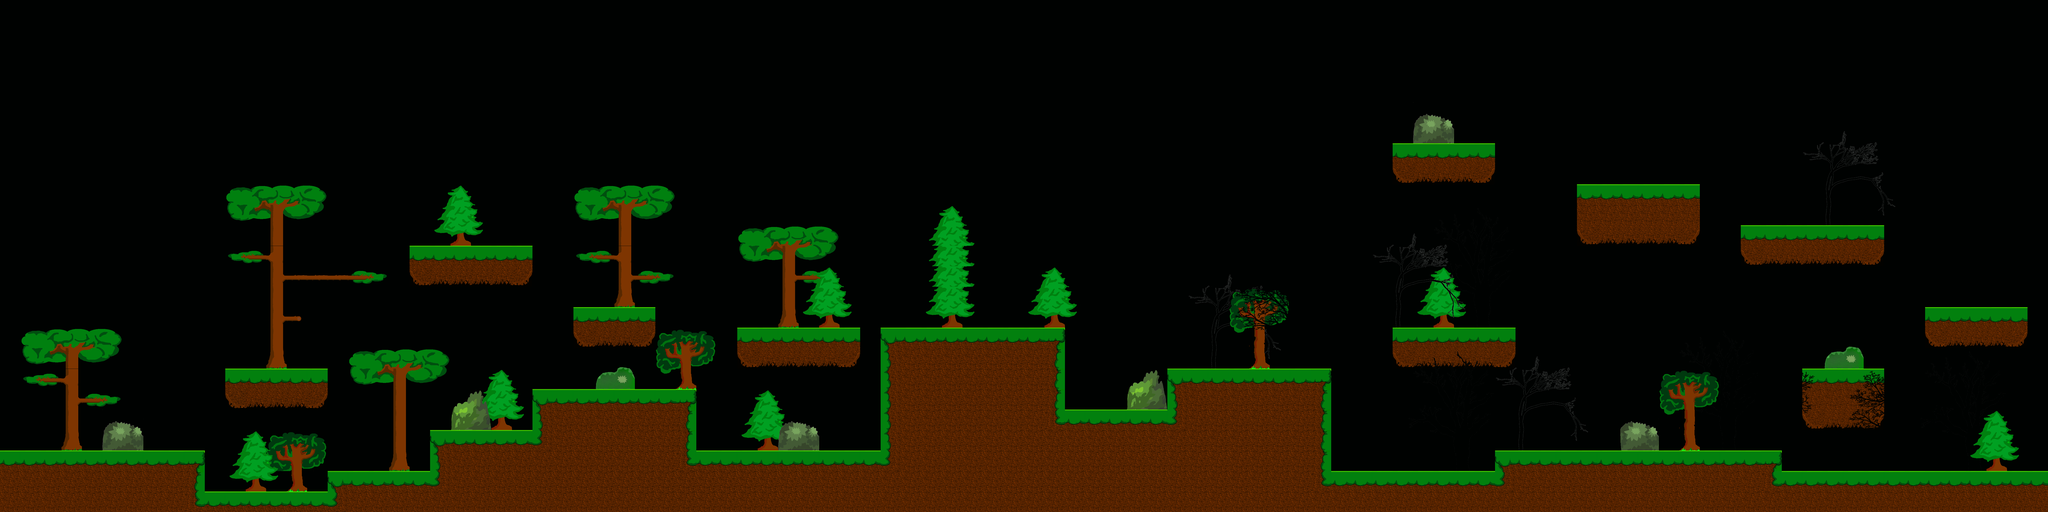

A level layout from a 2D game, rendered from its tile map. Below: a short description, then the map file with tile-grid data replaced by summaries:
An orthogonal 100x25 tile map with 96x96 px tiles, 5 tile layers (Tile Layer 1, topTress, trees, topdeadtrees, ...), 11 tilesets.

<map version="1.0" orientation="orthogonal" width="100" height="25" tilewidth="96" tileheight="96">
 <tileset firstgid="1" name="Ground" tilewidth="96" tileheight="96">
  <image source="extendedgroundtiles.png" width="384" height="384" />
 </tileset>
 <tileset firstgid="17" name="Tree" tilewidth="96" tileheight="96">
  <image source="treetileset.png" width="480" height="480" />
 </tileset>
 <tileset firstgid="42" name="aok" tilewidth="96" tileheight="96">
  <image source="aok.png" width="288" height="288" />
 </tileset>
 <tileset firstgid="51" name="pinetree" tilewidth="96" tileheight="96">
  <image source="pinetree.png" width="288" height="288" />
 </tileset>
 <tileset firstgid="60" name="bush1" tilewidth="96" tileheight="96">
  <image source="kruums6.png" width="192" height="192" />
 </tileset>
 <tileset firstgid="64" name="bush2" tilewidth="96" tileheight="96">
  <image source="krums5.png" width="192" height="192" />
 </tileset>
 <tileset firstgid="68" name="bush3" tilewidth="96" tileheight="96">
  <image source="krums4.png" width="192" height="192" />
 </tileset>
 <tileset firstgid="72" name="deadTree1" tilewidth="96" tileheight="96">
  <image source="medis2.png" width="576" height="576" />
 </tileset>
 <tileset firstgid="108" name="deadTree2" tilewidth="96" tileheight="96">
  <image source="medis3.png" width="576" height="576" />
 </tileset>
 <tileset firstgid="144" name="deadTree3" tilewidth="96" tileheight="96">
  <image source="medis4.png" width="576" height="576" />
 </tileset>
 <tileset firstgid="180" name="collision" tilewidth="96" tileheight="96">
  <image source="collisions.png" width="192" height="96" />
  <tile id="0">
   <properties>
    <property name="blocked" value="" />
   </properties>
  </tile>
 </tileset>
 <layer name="Tile Layer 1" width="100" height="25">
  <data>[2500 cells, 505 non-empty, 11 distinct tile ids]</data>
 </layer>
 <layer name="topTress" width="100" height="25">
  <data>[2500 cells, 277 non-empty, 112 distinct tile ids]</data>
 </layer>
 <layer name="trees" width="100" height="25">
  <data>[2500 cells, 183 non-empty, 113 distinct tile ids]</data>
 </layer>
 <layer name="topdeadtrees" width="100" height="25">
  <data>[2500 cells, 236 non-empty, 104 distinct tile ids]</data>
 </layer>
 <layer name="collision" width="100" height="25" opacity="0.01">
  <data>[2500 cells, 2500 non-empty, 2 distinct tile ids]</data>
 </layer>
</map>